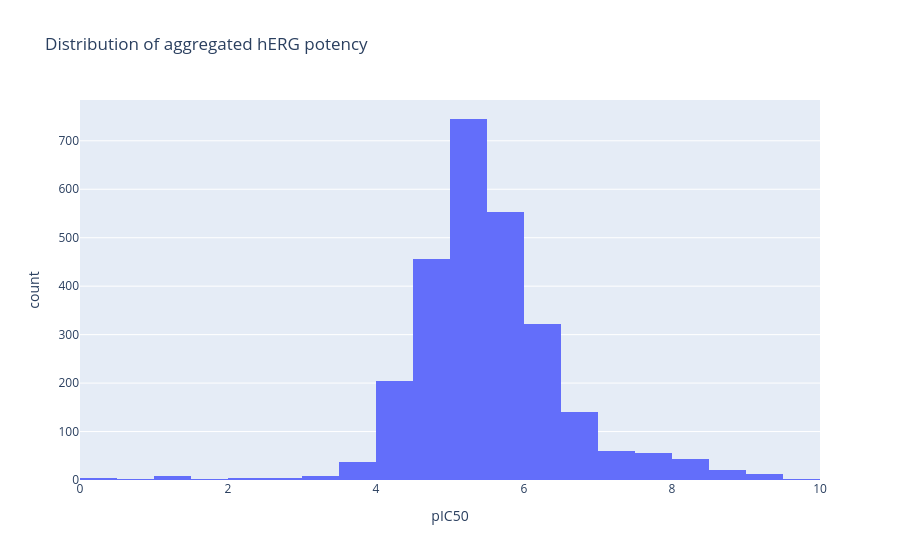

The cell this chart's notebook holds for it:
### Markdown cell above
## 7. Inspect the target distribution

Before fitting a model, inspect the response variable. A narrow target range, extreme outliers, or a large number of repeated measurements affects both model choice and interpretation of the metrics.

### Code cell
target_plot = px.histogram(
    aggregated,
    x="pIC50",
    nbins=25,
    title="Distribution of aggregated hERG potency",
    labels={"pIC50": "pIC50", "count": "Molecules"},
)
target_plot.show()

### Figure 1 — Plotly figure (JSON) as saved in the notebook; plotly's stock layout.template omitted (floating-point values rounded to 4 significant figures; data arrays with more than 128 entries replaced by an {"elided": "..."} marker saying what was removed)
{"data": [{"bingroup": "x", "hovertemplate": "pIC50=%{x}<br>count=%{y}<extra></extra>", "legendgroup": "", "marker": {"color": "#636efa", "pattern": {"shape": ""}}, "name": "", "nbinsx": 25, "orientation": "v", "showlegend": false, "type": "histogram", "x": {"elided": "2689 float values"}, "xaxis": "x", "yaxis": "y"}], "layout": {"barmode": "relative", "legend": {"tracegroupgap": 0}, "title": {"text": "Distribution of aggregated hERG potency"}, "xaxis": {"anchor": "y", "domain": [0, 1], "title": {"text": "pIC50"}}, "yaxis": {"anchor": "x", "domain": [0, 1], "title": {"text": "count"}}}}
